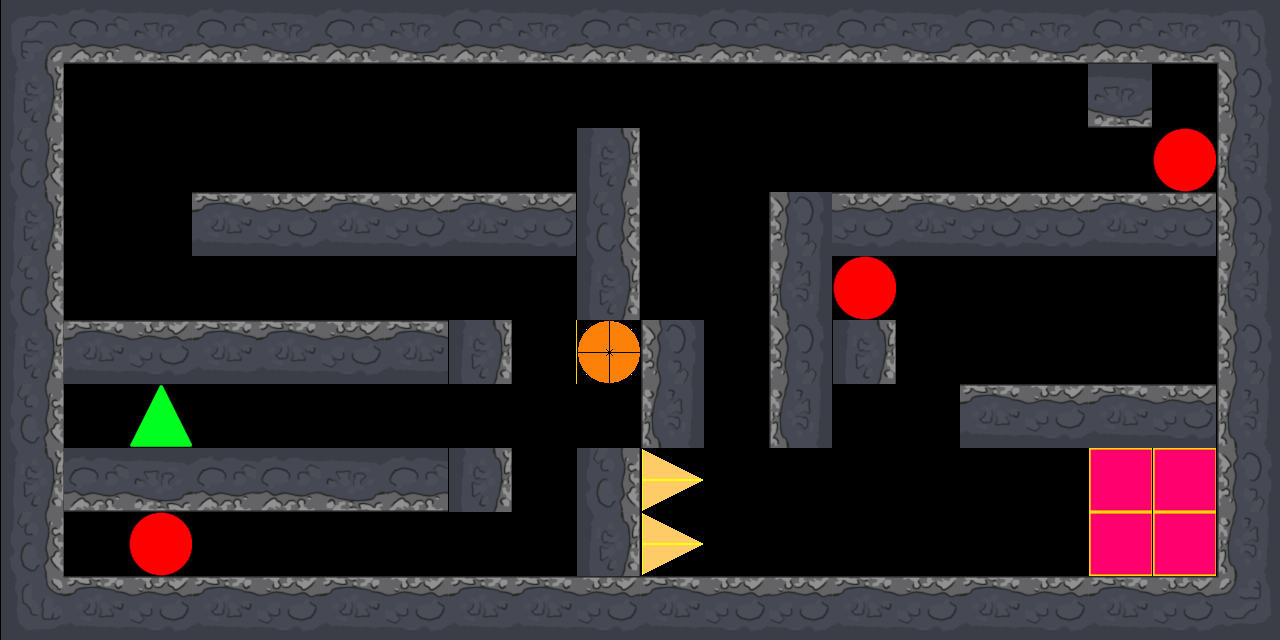

Rendered tile map (Tiled .tmx) drawn with the repository's tilesets; below, a short description and the full map source, tile grids included:
An orthogonal 20x10 tile map with 64x64 px tiles, 1 tile layer (Tile Layer 1).

<map version="1.5" tiledversion="1.6.0" orientation="orthogonal" renderorder="right-down" width="20" height="10" tilewidth="64" tileheight="64" infinite="0" nextlayerid="2" nextobjectid="1">
 <tileset firstgid="1" source="complete_placeholder.tsx" />
 <layer id="1" name="Tile Layer 1" width="20" height="10">
  <data encoding="csv">
33,34,35,36,37,34,35,36,37,34,35,34,35,36,37,34,35,36,37,38,
63,0,0,0,0,0,0,0,0,0,0,0,0,0,0,0,0,35,0,68,
93,0,0,0,0,0,0,0,0,63,0,0,0,0,0,0,0,0,247,98,
123,0,0,184,185,186,187,186,187,93,0,0,68,185,186,187,185,186,187,128,
153,0,0,0,0,0,0,0,0,123,0,0,98,247,0,0,0,0,0,158,
63,184,185,186,184,185,186,63,0,217,68,0,128,123,0,0,0,0,0,68,
93,0,215,0,0,0,0,0,0,0,98,0,158,0,0,184,185,186,187,98,
123,34,35,36,34,35,36,63,0,93,246,0,0,0,0,0,0,216,216,128,
153,0,247,0,0,0,0,0,0,123,246,0,0,0,0,0,0,216,216,158,
183,184,185,186,187,184,185,186,184,185,186,187,185,186,187,184,185,186,187,188
</data>
 </layer>
</map>
